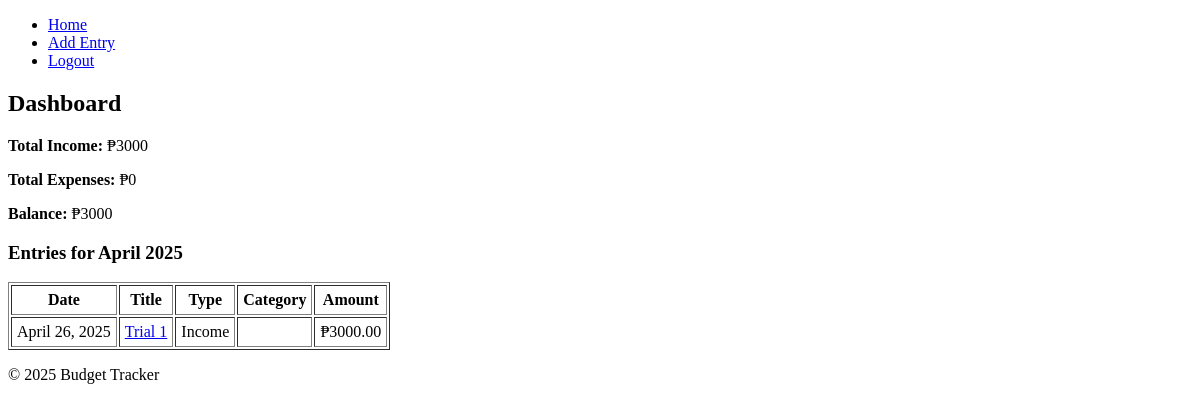
The app's page /dashboard/ (signed in), older data.
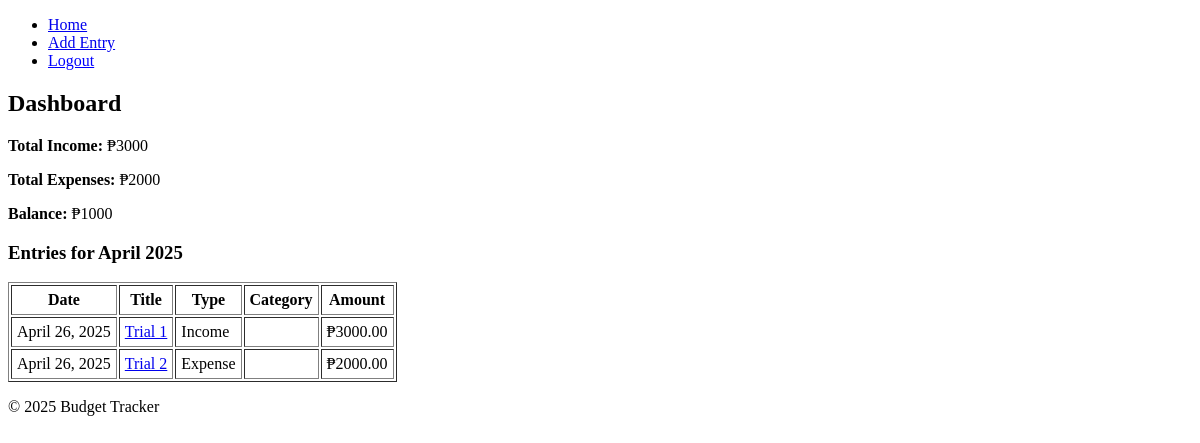
The same page, newer data.
### tracker/models.py (models this page shows, shortened)
class Entry(models.Model):
    ENTRY_TYPES = (
        ('Income', 'Income'),
        ('Expense', 'Expense'),
    )
    user = models.ForeignKey(User, on_delete=models.CASCADE)
    title = models.CharField(max_length=200)
    amount = models.DecimalField(max_digits=10, decimal_places=2)
    date = models.DateField(default=timezone.now)
    entry_type = models.CharField(max_length=7, choices=ENTRY_TYPES)
    category = models.ForeignKey(Category, on_delete=models.SET_NULL, null=True, blank=True)
    notes = models.TextField(blank=True, null=True)

### tracker/views.py (the view)
# urls.py: path('dashboard/', views.dashboard, name='dashboard'),
@login_required
def dashboard(request):
    today = timezone.now()
    current_month_entries = Entry.objects.filter(
        user=request.user,
        date__month=today.month,
        date__year=today.year
    )
    total_income = current_month_entries.filter(entry_type='Income').aggregate(Sum('amount'))['amount__sum'] or 0
    total_expense = current_month_entries.filter(entry_type='Expense').aggregate(Sum('amount'))['amount__sum'] or 0
    balance = total_income - total_expense
    context = {
        'total_income': total_income,
        'total_expense': total_expense,
        'balance': balance,
        'entries': current_month_entries,
        'today': today,  # so we can display month/year
    }
    return render(request, 'tracker/dashboard.html', context)

### tracker/templates/tracker/dashboard.html
{% extends 'tracker/base.html' %}
{% block content %}
<h2>Dashboard</h2>
<div class="summary">
    <p><strong>Total Income:</strong> ₱{{ total_income }}</p>
    <p><strong>Total Expenses:</strong> ₱{{ total_expense }}</p>
    <p><strong>Balance:</strong> ₱{{ balance }}</p>
</div>
<h3>Entries for {{ today|date:"F Y" }}</h3>
<table border="1" cellpadding="5">
    <tr>
        <th>Date</th>
        <th>Title</th>
        <th>Type</th>
        <th>Category</th>
        <th>Amount</th>
    </tr>
    {% for entry in entries %}
    <tr>
        <td>{{ entry.date }}</td>
        <td><a href="{% url 'edit_entry' entry.id %}">{{ entry.title }}</a></td>
        <td>{{ entry.entry_type }}</td>
        <td>{{ entry.category.name }}</td>
        <td>₱{{ entry.amount }}</td>
    </tr>
    {% empty %}
    <tr>
        <td colspan="5">No entries this month.</td>
    </tr>
    {% endfor %}
</table>
{% endblock %}

### tracker/templates/tracker/base.html (shortened to what this page needs)
<!DOCTYPE html>
<html lang="en">
<head>
</head>
<body>
    <header>
        <nav>
            <ul>
                <li><a href="{% url 'dashboard' %}">Home</a></li>
                <li><a href="{% url 'add_entry' %}">Add Entry</a></li>
                <li>
                    <form method="post" action="{% url 'logout' %}" style="display:inline;">
                        <button type="submit"
                            style="background:none; border:none; padding:0; margin:0; font:inherit; color:blue; text-decoration:underline; cursor:pointer;">
                            Logout
                        </button>
                    </form>
                </li>
            </ul>
        </nav>
    </header>
    <div class="container">
        {% block content %}{% endblock %}
    </div>
    <footer>
        <p>&copy; 2025 Budget Tracker</p>
    </footer>
</body>
</html>

Row changes from the older to the newer data that the page shows:
added Entry: date "April 26, 2025", title "Trial 2", entry_type "Expense", amount "2000.00"
Text that changed along with them:
{{ total_expense }}: "0" → "2000"
{{ balance }}: "3000" → "1000"
